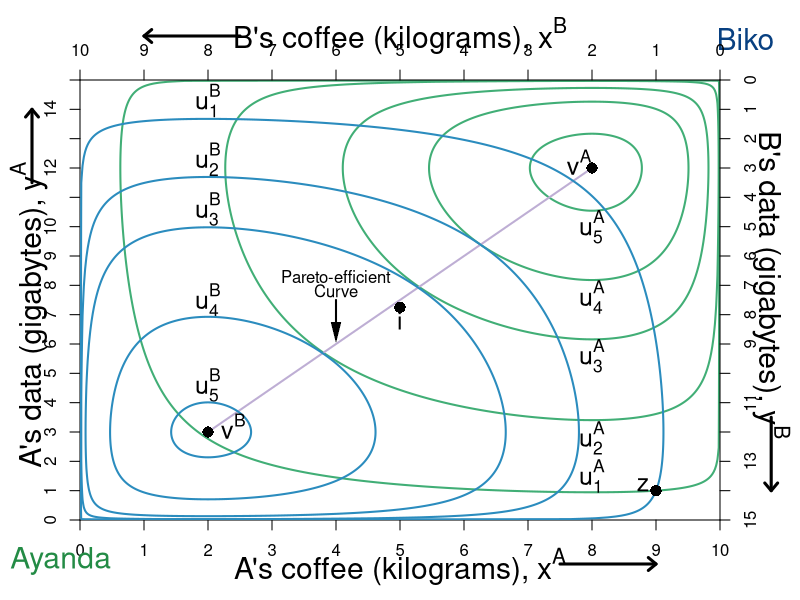

Write the R code that produced this figure.
require(shape)
#pdf(file = "property_hg_hg_powers_bSTEP1.pdf", width = 9, height = 7)
#pdf(file = "property_hg_hg_powers_bSTEP2.pdf", width = 9, height = 7)
#pdf(file = "property_hg_hg_powers_bSTEP3.pdf", width = 9, height = 7)

pdf(file = "property/property_hg_hg_powers_b.pdf", width = 9, height = 7)

#Set parameters for graphics
axislabelsize <- 1.8
labelsize <- 1.5
namesize <- 1.8
annotatesize <- 1.5
graphlinewidth <- 2
segmentlinewidth <- 1.5

COL <- c("#7fc97f", "#beaed4", "#fdc086", "#ffff99", "#386cb0", "#f0027f", "#bf5b17", "#666666")
COLA <- c("#99d8c9","#66c2a4","#41ae76", "#238b45", "#005824")
COLB <- c("#4eb3d3", "#2b8cbe", "#0868ac","#084081")

par(mar =  c(4, 4, 4, 4))

uA <- function(x, y, alpha = 0.5, lambda = 0.2) {
  (x^(alpha)*y^(1 - alpha))^(1-lambda)*((10 - x)^(alpha)*(15 - y)^(1 - alpha))^lambda
}

uB <- function(x, y) {
  (10 - x)^(0.5)*(15 - y)^(0.5)
}

xlims <- c(0, 10)
ylims <- c(0, 15)

npts <- 501 
x <- seq(xlims[1], xlims[2], length.out = npts)
y <- seq(ylims[1], ylims[2], length.out = npts) 



#For B we need a utility where xA = 5.88, ya = 8.82 => corresponds to 1.618 above

plot(0, 0, xlim = xlims, ylim = ylims, type = "n",
     xlab = expression(paste("")),
     ylab = expression(paste("")), 
     xaxt = "n", 
     yaxt = "n", 
     cex.lab = axislabelsize, 
     bty = "n",
     xaxs="i", 
     yaxs="i")

ticksy <- seq(from = 0, to = 15, by = 1)
ylabels <- seq(from = 0, to = 15, by = 1)
ticksx <- seq(from = 0, to = 10, by = 1)
xlabels <- seq(from = 0, to = 10, by = 1)
axis(1, at = ticksx, pos = 0, labels = xlabels)
axis(2, at = ticksy, pos = 0, labels = ylabels, las = 0)

a <- c(uA(9,1), uA(9,1) + 2, uA(9,1) + 3.2, uA(9,1) + 3.78, uA(9,1) + 4.2)
#a <- c(uA(9,1), uA(9,1) + 1.5, uA(9,1) + 2.5,  uA(9,1) + 2.92)

contour(x, y, 
        outer(x, y, uA),
        drawlabels = FALSE,
        col = COLA[3],
        lwd = graphlinewidth,
        levels = a, 
        xaxs="i", 
        yaxs="i", 
        add = TRUE) 

mtext(expression(paste("A's coffee (kilograms), ", x^A)), side=1, line = 2.5, cex = axislabelsize)
text(-0.8, 7, expression(paste("A's data (gigabytes), ", y^A)), xpd = TRUE, cex = axislabelsize, srt = 90) 

#Add arrows:
arrows(-0.75, 11.5, -0.75, 14, xpd = TRUE, length=0.1,angle=40,lwd=3)
arrows(7.5, -1.5, 9, -1.5, xpd = TRUE, length=0.1,angle=40,lwd=3)

segments(2, 3, 8, 12, lty = 1, col = COL[2] , lwd = graphlinewidth)
text(4, 8.3, expression("Pareto-efficient"))
text(4, 7.8, expression("Curve"))
Arrows(4, 7.5, 4, 6.4, col = "black", lty = 1, lwd = 2, arr.type = "triangle", arr.lwd = 0.5)

#Label the iso-welfare functions for the HG, Aisha
text(8, 1.5, expression(u[1]^A), cex = annotatesize)
text(8, 2.8, expression(u[2]^A), cex = annotatesize)
text(8, 5.6, expression(u[3]^A), cex = annotatesize)
text(8, 7.6, expression(u[4]^A), cex = annotatesize)
text(8, 10, expression(u[5]^A), cex = annotatesize)

#Label the indifference curves for the HE, Betty
text(2, 14.3, expression(u[1]^B), cex = annotatesize)
text(2, 12.3, expression(u[2]^B), cex = annotatesize)
text(2, 10.6, expression(u[3]^B), cex = annotatesize)
text(2, 7.5, expression(u[4]^B), cex = annotatesize)
text(2, 4.6, expression(u[5]^B), cex = annotatesize)

#text(1.3, 1.1, expression(u[5]^B))

#A's bliss point - 3.1073 is the value of u
# points(5.88, 8.82, pch = 16, col = "black", cex = 1.5)
# text(6, 13.5, expression(paste("A's highest u, ", u[max]^A)))
# Arrows(6, 13.2, 6, 9.5, col = "black", lty = 1, lwd = 2, arr.type = "triangle", arr.lwd = 0.5)

#Label point i. 
points(5, 7.25, pch = 16, col = "black", cex = 1.5)
text(5, 6.8, expression(paste(i)), cex = annotatesize)
# 


text(-0.3, -1.4, expression("Ayanda"), xpd = TRUE, cex = namesize, col = COLA[4])
text(10.4, 16.4, expression("Biko"), xpd = TRUE, cex = namesize, col = COLB[4])

par(new = TRUE)

#Use the same x and ylims as previously, but with locations switched
xlims2 <- c(10, 0)
ylims2 <- c(15, 0)

#Leave the ylab and xlab blank to ensure no axes titles
plot(0, 0, xlim = xlims2, ylim = ylims2, type = "n",
     xlab = expression(paste("")),
     ylab = expression(paste("")),
     xaxt = "n", 
     yaxt = "n", 
     cex.lab = 1.3, 
     bty = "n",
     xaxs="i", 
     yaxs="i")

uB <- function(x, y, alpha = 0.5, lambda = 0.2) {
  (x^(alpha)*y^(1 - alpha))^(1-lambda)*((10 - x)^(alpha)*(15 - y)^(1 - alpha))^lambda
}

b <- c(uB(1,14), uB(1,14) + 1.5, uB(1,14) + 2.33, uB(1,14) + 3.31, uB(1,14) + 3.8)

contour(x, y, 
        outer(x, y, uB),
        drawlabels = FALSE,
        col = COLB[2],
        lwd = graphlinewidth,
        levels = b, 
        add = TRUE
) 


# #Label two points for comparison
points(1, 14, pch = 16, col = "black", cex = 1.5)
text(1.2, 13.8, expression(paste(z)), cex = annotatesize)

# #Label two points for comparison
points(0.2*10, 0.2*15, pch = 16, col = "black", cex = 1.5)
text(0.2*10+0.2, 0.2*15-0.2,expression(paste(v^A)), cex = annotatesize)


points(0.8*10, 0.8*15, pch = 16, col = "black", cex = 1.5)
text(0.8*10- 0.4, 0.8*15 - 0.2,expression(paste(v^B)), cex = annotatesize)


# points(8.8, (3/2)*8.8, pch = 16, col = "black", cex = 1.5)
# text(8.8, (3/2)*8.8 - 0.5, expression(paste(j)))
# 
# points(0.4, (3/2)*0.4, pch = 16, col = "black", cex = 1.5)
# text(0.4 + 0.2, (3/2)*0.4 + 0.2, expression(paste(k)))

#Set up axes at sides 3 and 4 (top and right)
axis(side = 3, at = ticksx, pos = 0, labels = xlabels)
axis(side = 4, at = ticksy, pos = 0, labels = ylabels, las = 0)
text(5, -1.5, expression(paste("B's coffee (kilograms), ", x^B)), xpd = TRUE, cex = axislabelsize)
text(-0.8, 7, expression(paste("B's data (gigabytes), ", y^B)), xpd = TRUE, cex = axislabelsize, srt = 270) 

#Add arrows:
arrows(-0.8, 11.5, -0.8, 14, xpd = TRUE, length=0.1,angle=40,lwd=3)
arrows(7.5, -1.5, 9, -1.5, xpd = TRUE, length=0.1,angle=40,lwd=3)


dev.off()
